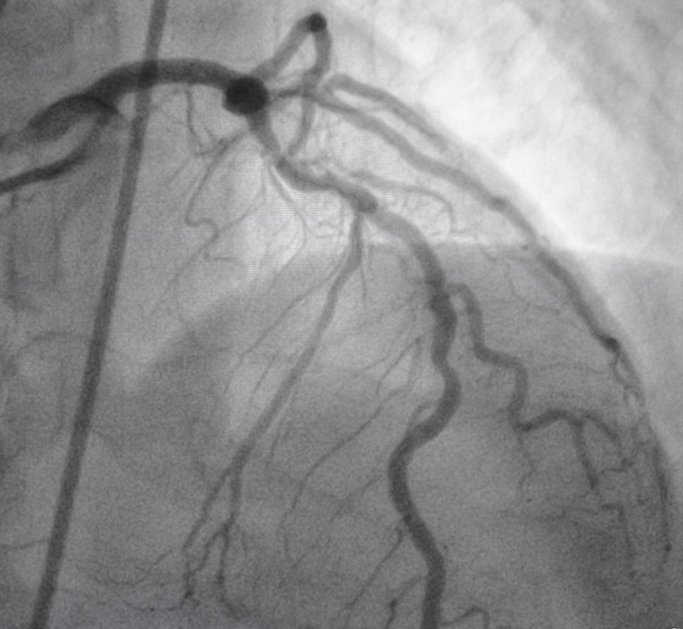
#> input picture coronary_angiogram.png, 2048 x 1887 px (shown at 1/3 size)
$ python -i pipeline.py   (imports and definitions only)   (older library calls are emulated)
#> lines starting #> are read from the running program, lines starting #| are printed output that depends on the picture
"""Real-time coronary artery enhancement pipeline (classical, CPU, 16-bit).

Idea (all in the log-attenuation domain, where structures ADD instead of multiply):

    L = -log(I)                              I = 16-bit X-ray frame
    B = opening(L, SE > vessel width)        ribs / spine / lungs / heart shadow are
                                             *wider* than vessels -> they survive the
                                             opening and form the background layer B
    T = L - B                                thin bright structures only (vessels+noise)
    T = motion-adaptive temporal filter(T)   cine noise reduction, no vessel ghosting
    V = multi-scale Hessian ridge filter(T)  vesselness (tubular-structure likelihood)

    processed = CLAHE(T)                     background-suppressed image
    enhanced  = CLAHE(T * (a + (1-a) * V))   vessel-emphasised image

No training data / model file is needed, which also keeps latency deterministic.
"""
from dataclasses import dataclass, field
import time
import numpy as np
import cv2

# [1 line not run here, left out]


@dataclass
class PipelineConfig:
    analysis_max_side: int = 512        # frames larger than this are analysed at reduced size
    vessel_max_width: float = 10.0      # px @ analysis resolution; SE for opening = ~1.6x this
    sigmas: tuple = (1.3, 2.2, 3.2)     # ridge-filter scales (px @ analysis resolution)
    half_res_from: float = 2.0          # scales >= this are computed at 1/2 resolution (speed)
    bg_downsample: int = 2              # background (opening) computed at 1/bg_downsample
    temporal_alpha: float = 0.45        # weight of new frame in static areas (1 = no temporal filter)
    motion_thr: float = 0.05            # |dT| (log units) above which pixels are treated as moving
    vessel_floor: float = 0.12          # min gain of `enhanced` outside vessels (0..1)
    pre_smooth: float = 0.8             # px, light Gaussian before background estimation
    context: float = 0.06               # fraction of raw structure kept in `processed` for orientation
    use_clahe: bool = False             # True = OpenCV 16-bit CLAHE (accurate but ~14 ms/call)
    local_strength: float = 3.0         # >0 compresses dense-vessel regions, boosts sparse ones
    clahe_clip: float = 2.0
    clahe_tiles: int = 8
    vessels_dark: bool = True           # output convention: contrast-filled vessels appear dark
    profile: bool = False               # collect per-stage timings in result["timings"]


class CoronaryPipeline:
    def __init__(self, cfg: PipelineConfig | None = None):
        self.cfg = cfg or PipelineConfig()
        c = self.cfg
        k = int(round(c.vessel_max_width * 1.6 / c.bg_downsample)) | 1   # odd
        self._se = cv2.getStructuringElement(cv2.MORPH_ELLIPSE, (k, k))
        self._clahe = cv2.createCLAHE(clipLimit=c.clahe_clip,
                                      tileGridSize=(c.clahe_tiles, c.clahe_tiles))
        self._kernels = []
        for s in c.sigmas:
            half = s >= c.half_res_from
            self._kernels.append((half, self._make_kernels(s / 2.0 if half else s)))
        self._prev_T = None
        self._scale_T = None
        self._scale_V = None

    # ------------------------------------------------------------------ helpers
    @staticmethod
    def _make_kernels(sigma):
        r = int(np.ceil(3 * sigma))
        x = np.arange(-r, r + 1, dtype=np.float32)
        g = np.exp(-x ** 2 / (2 * sigma ** 2))
        g /= g.sum()
        g1 = -x / sigma ** 2 * g
        g2 = (x ** 2 / sigma ** 4 - 1 / sigma ** 2) * g
        # sepFilter2D(kernelX, kernelY)
        return dict(sigma=sigma,
                    xx=(g2.reshape(1, -1), g.reshape(-1, 1)),
                    yy=(g.reshape(1, -1), g2.reshape(-1, 1)),
                    xy=(g1.reshape(1, -1), g1.reshape(-1, 1)))

    def reset(self):
        """Call at the start of every new cine run."""
        self._prev_T = self._scale_T = self._scale_V = None

    @staticmethod
    def _ema(old, new, a=0.3):
        return new if old is None else (1 - a) * old + a * new

    def _finish(self, a):
        """float [0,1] -> uint16 with adaptive local contrast (fast CLAHE substitute).

        OpenCV's 16-bit CLAHE needs ~14 ms/frame per call (65536-bin histograms), which would
        eat 80 % of the budget, so contrast is equalised in float with a smooth local gain map:
        dense-vessel regions are gently compressed, sparse regions are boosted.
        Set cfg.use_clahe=True to use true CLAHE instead (slower).
        """
        c = self.cfg
        if c.use_clahe:
            a16 = self._clahe.apply((a * 65535.0).astype(np.uint16))
        else:
            h, w = a.shape
            m = cv2.resize(a, (max(w // 16, 4), max(h // 16, 4)), interpolation=cv2.INTER_AREA)
            m = cv2.GaussianBlur(m, (0, 0), 1.5)
            m = cv2.resize(m, (w, h), interpolation=cv2.INTER_LINEAR)
            m *= c.local_strength
            m += 0.6
            gain = cv2.divide(np.float32(1.0), m)
            out = np.clip(a * gain, 0.0, 1.0)
            np.sqrt(out, out=out)                        # gamma 0.5: lifts faint distal vessels
            a16 = (out * 65535.0).astype(np.uint16)
        if c.vessels_dark:
            a16 = 65535 - a16
        return a16

    # ------------------------------------------------------------------ main
    def process(self, frame: np.ndarray) -> dict:
        """frame: uint16 (H, W) -> dict(raw, processed, enhanced, vesselness, mask?)."""
        c = self.cfg
        tm = {}
        t = time.perf_counter()

        def tick(name):
            nonlocal t
            if c.profile:
                n = time.perf_counter()
                tm[name] = (n - t) * 1e3
                t = n

        h0, w0 = frame.shape
#> h0 = 1887; w0 = 2048
        s = max(h0, w0) / c.analysis_max_side
#> s = 4
        if s > 1.0:
            x = cv2.resize(frame, (int(round(w0 / s)), int(round(h0 / s))),
                           interpolation=cv2.INTER_AREA)
        else:
            x = frame
        xf = x.astype(np.float32)
        tick("resize+convert")

        # 1) log-attenuation domain: vessels & bones become additive bright structures
        np.maximum(xf, 64.0, out=xf)                      # avoid log(0)
#> xf: shape (472, 512) float32; min 64, max 248, mean 141.9
        L = cv2.log(xf)
        np.negative(L, out=L)                             # L = -log(I)
        if c.pre_smooth > 0:
            L = cv2.GaussianBlur(L, (0, 0), c.pre_smooth)
        tick("log+smooth")

        # 2) background estimate at reduced resolution (opening), then subtract
        d = c.bg_downsample
        Ls = cv2.resize(L, (L.shape[1] // d, L.shape[0] // d), interpolation=cv2.INTER_AREA) if d > 1 else L
        B = cv2.dilate(cv2.erode(Ls, self._se), self._se)
        if d > 1:
            B = cv2.resize(B, (L.shape[1], L.shape[0]), interpolation=cv2.INTER_LINEAR)
#> B: shape (472, 512) float32
        B = cv2.GaussianBlur(B, (0, 0), 2.0)              # remove blockiness of the up-sampled background
        T = L - B
        T -= float(np.median(T[::6, ::6]))                # remove the small positive noise bias of opening
        np.maximum(T, 0.0, out=T)
        tick("background_subtract")

        # 3) motion-adaptive recursive temporal filter (cine noise suppression)
        P = self._prev_T
        if P is not None and P.shape == T.shape and c.temporal_alpha < 1.0:
            w = cv2.absdiff(T, P)
            w *= (1.0 - c.temporal_alpha) / c.motion_thr
            w += c.temporal_alpha
            np.minimum(w, 1.0, out=w)                     # 1 = trust new frame (motion)
            T = P + w * (T - P)
        self._prev_T = T
        tick("temporal")

        # 4) multi-scale Hessian ridge filter (vesselness) on the background-free layer
        V = None
        T2 = None
        for half, kn in self._kernels:
            if half:
                if T2 is None:
                    T2 = cv2.resize(T, (T.shape[1] // 2, T.shape[0] // 2), interpolation=cv2.INTER_AREA)
                src, sg = T2, kn["sigma"] * 2.0
            else:
                src, sg = T, kn["sigma"]
            Ixx = cv2.sepFilter2D(src, cv2.CV_32F, *kn["xx"])
            Iyy = cv2.sepFilter2D(src, cv2.CV_32F, *kn["yy"])
            Ixy = cv2.sepFilter2D(src, cv2.CV_32F, *kn["xy"])
            hs = cv2.add(Ixx, Iyy)
            hs *= 0.5
            df = cv2.subtract(Ixx, Iyy)
            df *= 0.5
            disc = cv2.magnitude(df, Ixy)
            lam_s = hs - disc                             # strongly negative across a bright ridge
            lam_b = hs + disc                             # ~0 along the ridge, ~lam_s for blobs
            ridge = np.maximum(-lam_s, 0.0)
            lin = cv2.divide(np.abs(lam_b), ridge + 1e-6)         # 0 = line, >=1 = blob
            np.subtract(1.0, lin, out=lin)
            np.clip(lin, 0.0, 1.0, out=lin)
            ridge *= lin
            ridge *= sg * sg                              # scale normalisation
            if half:
                ridge = cv2.resize(ridge, (T.shape[1], T.shape[0]), interpolation=cv2.INTER_LINEAR)
            V = ridge if V is None else np.maximum(V, ridge)
#> this loop made 3 passes
#> sg on passes 1 to 3: 1.3, 2.2, 3.2
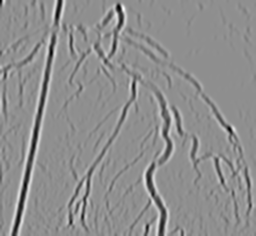
#> Ixx: shape (236, 256) float32; min -0.0583, max 0.0457, mean -9.54e-05; drawn with min black and max white
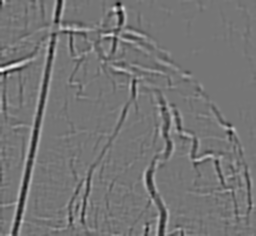
#> df: shape (236, 256) float32; min -0.0325, max 0.0378, mean -5.05e-07; drawn with min black and max white
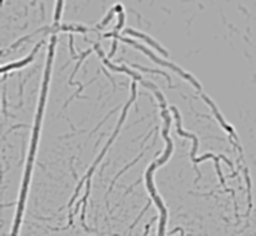
#> hs: shape (236, 256) float32; min -0.0615, max 0.0305, mean -9.49e-05; drawn with min black and max white
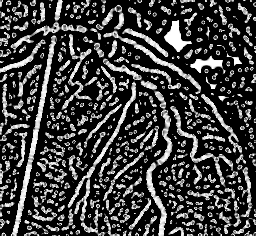
#> lin: shape (236, 256) float32; min 0, max 1, mean 0.253
        tick("vesselness")

        # 5) robust, flicker-free normalisation (sub-sampled percentile + EMA)
        sub_T = T[::6, ::6]
        sub_V = V[::6, ::6]
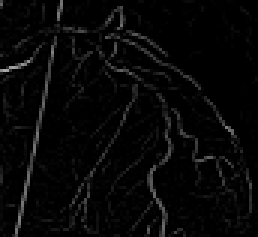
#> sub_V: shape (79, 86) float32 (shown 3 times larger); min 0, max 0.669, mean 0.0289
        self._scale_T = self._ema(self._scale_T, float(np.percentile(sub_T, 99.7)) + 1e-6)
#> self._scale_T = 0.43
        self._scale_V = self._ema(self._scale_V, float(np.percentile(sub_V, 99.5)) + 1e-9)
#> self._scale_V = 0.426
        Tn = np.clip(T * (1.0 / self._scale_T), 0.0, 1.0)
        Vn = np.clip(V * (1.0 / self._scale_V), 0.0, 1.0)
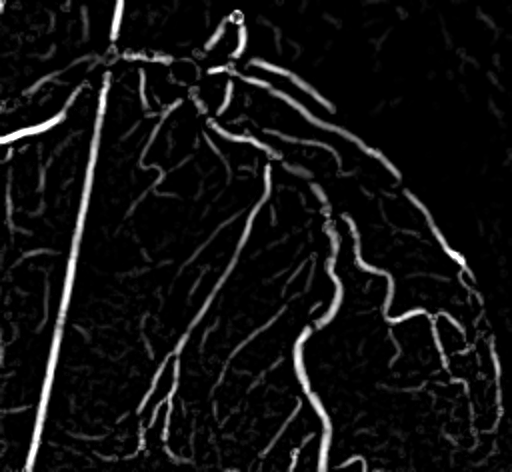
#> Vn: shape (472, 512) float32; min 0, max 1, mean 0.0675
        tick("normalise")

        # 6) compose outputs
        # processed: background-suppressed, with a faint trace of anatomy for orientation
        if c.context > 0:
            bs = B[::6, ::6]
            bmin, bmax = float(bs.min()), float(bs.max())
#> bmin = -5.5; bmax = -4.16
            proc = np.clip(Tn + c.context * (B - bmin) * (1.0 / max(bmax - bmin, 1e-6)), 0.0, 1.0)
        else:
            proc = Tn
        enh = Tn * (c.vessel_floor + (1.0 - c.vessel_floor) * Vn)
        enh *= 1.8
        np.clip(enh, 0.0, 1.0, out=enh)
#> enh: shape (472, 512) float32; min 0, max 1, mean 0.0613

        processed, enhanced = self._finish(proc), self._finish(enh)
#> in _finish (call 2), `m = cv2.resize(m, (w, h), interpolation=cv2.INTER_LINEAR)`:
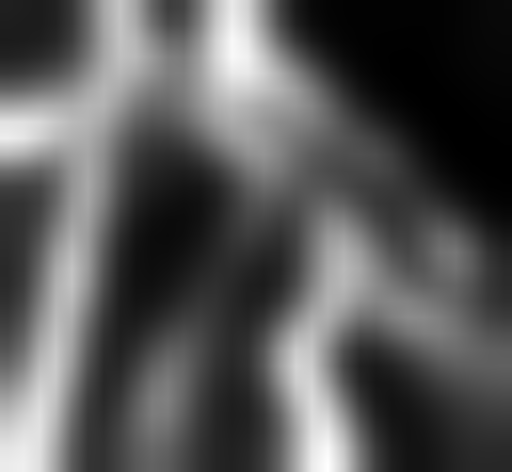
#> m: shape (472, 512) float32; min 0.000917, max 0.18, mean 0.0619; drawn with min black and max white
        vess16 = (Vn * 65535.0).astype(np.uint16)
        if c.vessels_dark:
            vess16 = 65535 - vess16
        tick("compose+clahe")

        if s > 1.0:                                       # back to the native frame size
            up = lambda a: cv2.resize(a, (w0, h0), interpolation=cv2.INTER_LINEAR)
            processed, enhanced, vess16 = up(processed), up(enhanced), up(vess16)
            tick("upsample")

        out = dict(raw=frame, processed=processed, enhanced=enhanced, vesselness=vess16)
#> out = 4 items
        if c.profile:
            out["timings"] = tm
        return out

>>> import cv2
>>> picture = cv2.imread('../coronary_angiogram.png', cv2.IMREAD_GRAYSCALE)
>>> result = CoronaryPipeline().process(picture)
#> result = 4 items
